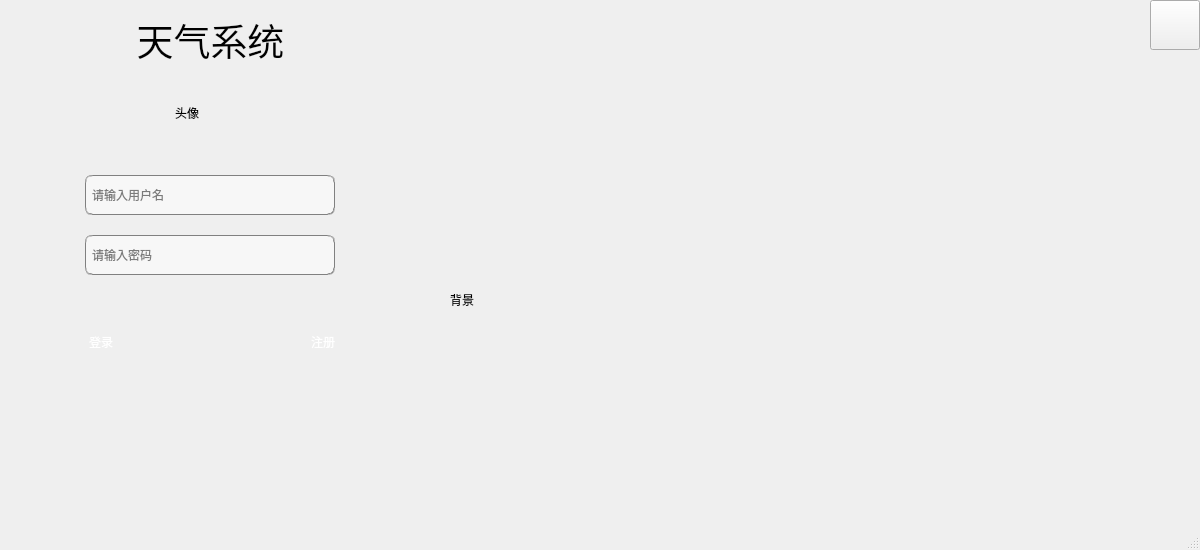
<?xml version="1.0" encoding="UTF-8"?>
<ui version="4.0">
 <class>MainWindow</class>
 <widget class="QMainWindow" name="MainWindow">
  <property name="geometry">
   <rect>
    <x>0</x>
    <y>0</y>
    <width>1200</width>
    <height>550</height>
   </rect>
  </property>
  <property name="maximumSize">
   <size>
    <width>16777215</width>
    <height>16777215</height>
   </size>
  </property>
  <property name="windowTitle">
   <string>MainWindow</string>
  </property>
  <widget class="QWidget" name="centralwidget">
   <property name="minimumSize">
    <size>
     <width>1200</width>
     <height>500</height>
    </size>
   </property>
   <property name="maximumSize">
    <size>
     <width>1200</width>
     <height>500</height>
    </size>
   </property>
   <widget class="QWidget" name="widget_bj" native="true">
    <property name="geometry">
     <rect>
      <x>425</x>
      <y>50</y>
      <width>750</width>
      <height>500</height>
     </rect>
    </property>
    <widget class="QLabel" name="beijing">
     <property name="geometry">
      <rect>
       <x>25</x>
       <y>0</y>
       <width>750</width>
       <height>500</height>
      </rect>
     </property>
     <property name="text">
      <string>背景</string>
     </property>
    </widget>
   </widget>
   <widget class="QWidget" name="widget_login" native="true">
    <property name="geometry">
     <rect>
      <x>25</x>
      <y>25</y>
      <width>375</width>
      <height>500</height>
     </rect>
    </property>
    <widget class="QLabel" name="head_pt">
     <property name="geometry">
      <rect>
       <x>150</x>
       <y>50</y>
       <width>75</width>
       <height>75</height>
      </rect>
     </property>
     <property name="text">
      <string>头像</string>
     </property>
    </widget>
    <widget class="QLineEdit" name="user_name">
     <property name="geometry">
      <rect>
       <x>60</x>
       <y>150</y>
       <width>250</width>
       <height>40</height>
      </rect>
     </property>
     <property name="styleSheet">
      <string notr="true">background-color: rgb(247, 247, 247);
border:1px groove gray;border-radius:
7px;padding:2px 4px;
font: 15pt &quot;Candara&quot;;</string>
     </property>
     <property name="placeholderText">
      <string>请输入用户名</string>
     </property>
    </widget>
    <widget class="QLineEdit" name="password">
     <property name="geometry">
      <rect>
       <x>60</x>
       <y>210</y>
       <width>250</width>
       <height>40</height>
      </rect>
     </property>
     <property name="styleSheet">
      <string notr="true">background-color: rgb(247, 247, 247);
border:1px groove gray;border-radius:
7px;padding:2px 4px;
font: 15pt &quot;Candara&quot;;</string>
     </property>
     <property name="echoMode">
      <enum>QLineEdit::Password</enum>
     </property>
     <property name="placeholderText">
      <string>请输入密码</string>
     </property>
    </widget>
    <widget class="QWidget" name="layoutWidget">
     <property name="geometry">
      <rect>
       <x>50</x>
       <y>257</y>
       <width>291</width>
       <height>121</height>
      </rect>
     </property>
     <layout class="QVBoxLayout" name="verticalLayout">
      <property name="spacing">
       <number>20</number>
      </property>
      <property name="topMargin">
       <number>20</number>
      </property>
      <property name="rightMargin">
       <number>0</number>
      </property>
      <property name="bottomMargin">
       <number>20</number>
      </property>
      <item>
       <layout class="QHBoxLayout" name="horizontalLayout_4">
        <property name="leftMargin">
         <number>10</number>
        </property>
        <property name="rightMargin">
         <number>27</number>
        </property>
        <property name="bottomMargin">
         <number>1</number>
        </property>
        <item>
         <widget class="QPushButton" name="pb_login">
          <property name="styleSheet">
           <string notr="true">
background-color: qlineargradient(spread:pad, x1:0.52, y1:1, x2:0.54, y2:0, 
stop:0.0112994 rgba(155, 155, 155, 255), 
stop:1 rgba(255, 255, 255, 255));
color: rgb(255, 255, 255);
 
border:0px groove gray;border-radius:
14px;padding:2px 4px;
font: 20pt &quot;Candara&quot;;</string>
          </property>
          <property name="text">
           <string>登录</string>
          </property>
         </widget>
        </item>
        <item>
         <spacer name="horizontalSpacer">
          <property name="orientation">
           <enum>Qt::Horizontal</enum>
          </property>
          <property name="sizeHint" stdset="0">
           <size>
            <width>40</width>
            <height>20</height>
           </size>
          </property>
         </spacer>
        </item>
        <item>
         <widget class="QPushButton" name="pb_register">
          <property name="styleSheet">
           <string notr="true">
background-color: qlineargradient(spread:pad, x1:0.52, y1:1, x2:0.54, y2:0, 
stop:0.0112994 rgba(155, 155, 155, 255), 
stop:1 rgba(255, 255, 255, 255));
color: rgb(255, 255, 255);
 
border:0px groove gray;border-radius:
14px;padding:2px 4px;
font: 20pt &quot;Candara&quot;;</string>
          </property>
          <property name="text">
           <string>注册</string>
          </property>
         </widget>
        </item>
       </layout>
      </item>
     </layout>
    </widget>
   </widget>
   <widget class="QPushButton" name="exit">
    <property name="geometry">
     <rect>
      <x>1150</x>
      <y>0</y>
      <width>50</width>
      <height>50</height>
     </rect>
    </property>
    <property name="text">
     <string/>
    </property>
    <property name="icon">
     <iconset resource="ziyuan.qrc">
      <normaloff>:/cha.jfif</normaloff>:/cha.jfif</iconset>
    </property>
    <property name="iconSize">
     <size>
      <width>50</width>
      <height>50</height>
     </size>
    </property>
   </widget>
   <widget class="QWidget" name="layoutWidget">
    <property name="geometry">
     <rect>
      <x>0</x>
      <y>0</y>
      <width>2</width>
      <height>2</height>
     </rect>
    </property>
    <layout class="QHBoxLayout" name="horizontalLayout_3"/>
   </widget>
   <widget class="QLabel" name="label">
    <property name="geometry">
     <rect>
      <x>100</x>
      <y>15</y>
      <width>221</width>
      <height>50</height>
     </rect>
    </property>
    <property name="font">
     <font>
      <family>Arial</family>
      <pointsize>28</pointsize>
     </font>
    </property>
    <property name="text">
     <string>天气系统</string>
    </property>
    <property name="alignment">
     <set>Qt::AlignCenter</set>
    </property>
   </widget>
  </widget>
  <widget class="QStatusBar" name="statusbar"/>
 </widget>
 <resources>
  <include location="ziyuan.qrc"/>
 </resources>
 <connections/>
</ui>
